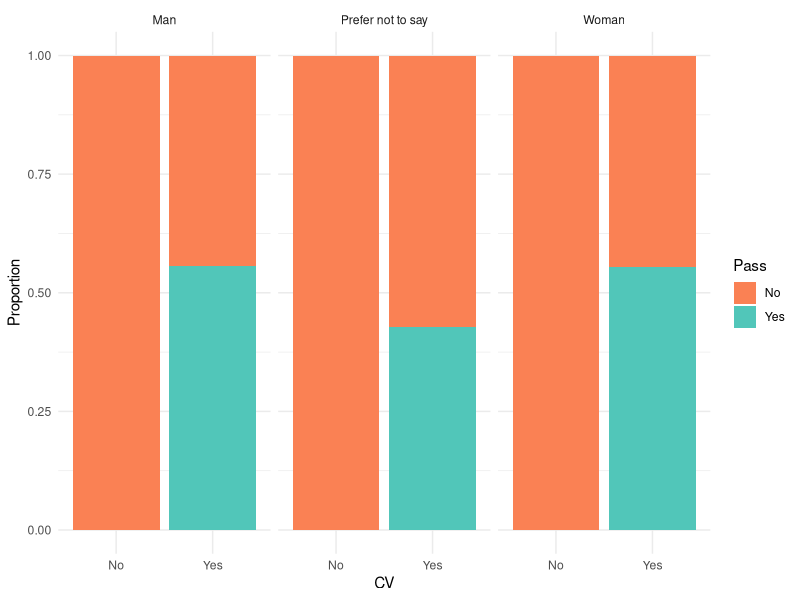
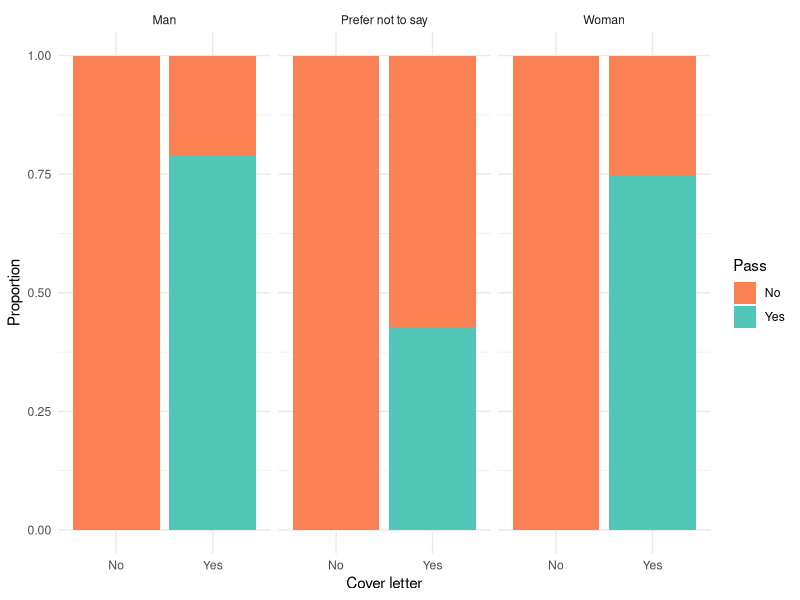
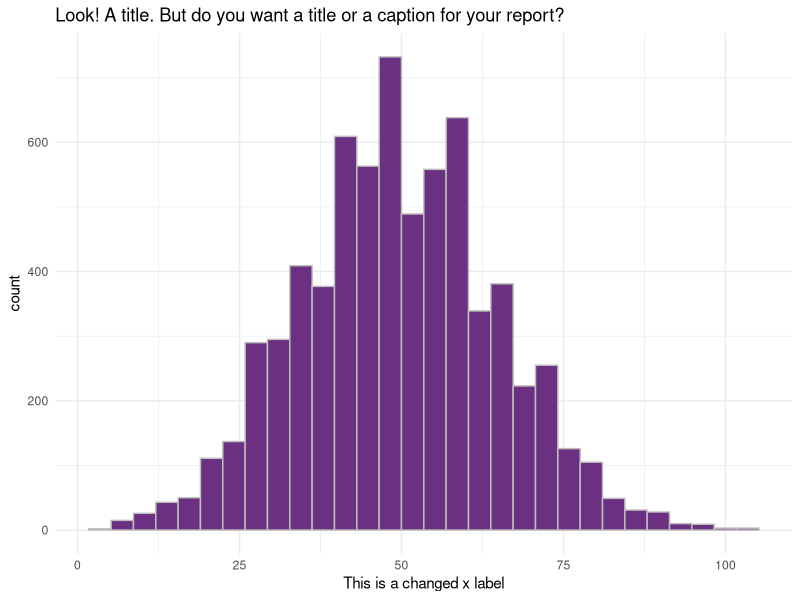

Generate these figures, in order, with R:
## ---- chunk 1
library(tidyverse)
library(lme4)
library(knitr)
# this should supress all code and messages
knitr::opts_chunk$set(echo=FALSE, message = FALSE, warning = FALSE, fig.align = "center", fig.height = 4)
## ---- chunk 2
# read in the data
curr_employee <- read_csv("data/black-saber-current-employees.csv")
hire_phase1 <- read_csv("data/phase1-new-grad-applicants-2020.csv")
hire_phase2 <- read_csv("data/phase2-new-grad-applicants-2020.csv")
hire_phase3 <- read_csv("data/phase3-new-grad-applicants-2020.csv")
hire_final <- read_csv("data/final-hires-newgrad_2020.csv")
## ---- chunk 3
# add indicator variables of whether the applicant passed phase-I
success <- hire_phase2$applicant_id
hire_phase1 <- hire_phase1 %>% 
  mutate(pass = ifelse(applicant_id %in% success, 1, 0))

# add indicator variables of whether the applicant passed phase-II
success_2 <- hire_phase3$applicant_id
hire_phase2 <- hire_phase2 %>% 
  mutate(pass = ifelse(applicant_id %in% success_2, 1, 0))

# add indicator variable of whether the applicant passed phase-III
success_3 <- hire_final$applicant_id
hire_phase3 <- hire_phase3 %>% 
  mutate(pass_final = ifelse(applicant_id %in% success_3, 1, 0))
## ---- chunk 4
hire_phase1_temp <- hire_phase1 %>% 
  mutate(cover_letter = as.factor(ifelse(cover_letter == 0, "No", "Yes"))) %>% 
  mutate(cv = as.factor(ifelse(cv == 0, "No", "Yes"))) %>% 
  mutate(pass = as.factor(ifelse(pass == 0, "No", "Yes")))

# proportion of successful applicants within each sex group
hire_phase1_temp %>% 
  ggplot(aes(x = cv, fill = as.factor(pass))) +
  geom_bar(position = "fill") +
  facet_wrap(~gender) +
  scale_fill_manual(values = c("#fa8154", "#51c6b9")) +
  ylab("Proportion") +
  theme_minimal() +
  labs(fill = "Pass", x = "CV", y = "Proportion")
## ---- chunk 5

# proportion of successful applicants vs. gender and cover letter
hire_phase1_temp %>% 
  ggplot(aes(x = cover_letter, fill = as.factor(pass))) +
  geom_bar(position = "fill") +
  facet_wrap(~gender) +
  scale_fill_manual(values = c("#fa8154", "#51c6b9"))+
  ylab("Proportion") +
  theme_minimal() +
  labs(fill = "Pass", x = "Cover letter", y = "Proportion")
## ---- chunk 6
hire_2_3 <- hire_phase3 %>% 
  mutate(total = interviewer_rating_1 + interviewer_rating_2)%>% 
  arrange(desc(total)) %>% 
  left_join(hire_phase2, by = "applicant_id") %>% 
  select(applicant_id, gender, total, pass_final)

colnames(hire_2_3) <- c("Applicant id", "Gender", "Total", "Pass")

knitr::kable(hire_2_3)
## ---- chunk 7
# filter out observations without cv or cover letter
hire_phase1_filtered <- hire_phase1 %>%
  filter(cv == 1) %>%
  filter(cover_letter == 1)

# build model
hire1_mod <- glm(pass ~ gpa + extracurriculars + work_experience, family = binomial(), data = hire_phase1_filtered)

# table for reporting
ests_h1 <- format(round(exp(summary(hire1_mod)$coef)[, 1], 2), nsmall = 2)
hire1_ci <- confint(hire1_mod)
cis_h1 <- round(exp(hire1_ci), 6)[-1,]
cis_h1 <- str_c("(", trimws(cis_h1[, 1]), ", ", cis_h1[, 2], ")")
pval_h1 <- round(summary(hire1_mod)$coefficients[, 4], 4)
hire1_rownames <- c("Baseline odds", "GPA", "Extracurriculars", "Work experience")

hire1_colnames <- c("Estimates", "95% CI", "P-value")

hire1_mod_table <- cbind(ests_h1, cis_h1, pval_h1)
rownames(hire1_mod_table) <- hire1_rownames
colnames(hire1_mod_table) <- hire1_colnames
knitr::kable(hire1_mod_table, align = c("r", "r"))
## ---- chunk 8
# hire1_mod_wg <- glm(pass ~ gender + gpa + extracurriculars + work_experience, family = binomial(), data = hire_phase1_filtered)
# lmtest::lrtest(hire1_mod, hire1_mod_wg)
## ---- chunk 9
# build model
hire2_mod <- glm(pass~technical_skills + writing_skills + leadership_presence + speaking_skills, family = binomial(), data = hire_phase2)

hire2_ci <- confint(hire2_mod)

# table for reporting
ests_h2 <- format(round(exp(summary(hire2_mod)$coef)[, 1], 2), nsmall = 2)
cis_h2 <- round(exp(hire2_ci), 6)
cis_h2 <- str_c("(", trimws(cis_h2[, 1]), ", ", cis_h2[, 2], ")")
pval_h2 <- round(summary(hire2_mod)$coefficients[, 4], 4)
hire2_rownames <- c("Baseline odds", "Technical skills", "Writing skills", "Leadership_presence", "Speaking_skills")

hire2_colnames <- c("Estimates", "95% CI", "P-value")

hire2_mod_table <- cbind(ests_h2, cis_h2, pval_h2)
rownames(hire2_mod_table) <- hire2_rownames
colnames(hire2_mod_table) <- hire2_colnames
knitr::kable(hire2_mod_table, align = c("r", "r"))
## ---- chunk 10
# hire2_mod_wg <- glm(pass~gender + technical_skills + writing_skills + leadership_presence + speaking_skills, family = binomial(), data = hire_phase2)
# 
# lmtest::lrtest(hire2_mod, hire2_mod_wg)
## ---- chunk 11
# This chunk provides an example of some things you can do with RMarkdown to make your report creation process easier

# read in the data
black_saber_current_employees <- read_csv("data/black-saber-current-employees.csv")

# create a visualisation
my_plot <- black_saber_current_employees %>% 
  ggplot(aes(x = productivity)) +
  geom_histogram(colour = "grey", fill = "#6C3082") +
  theme_minimal() +
  labs(title = "Look! A title. But do you want a title or a caption for your report?", x = "This is a changed x label")

# save your plot in your images folder, you can specify the height and width, too
# saving this means you can add the image to your exectuve summary without having to run or rerun the code, if you wish
ggsave("images/example.png", width = 7, height = 4)

# norice how the image is included with the ![](file/path.png) below
## ---- chunk 12
library(tidyverse)
library(lme4)
